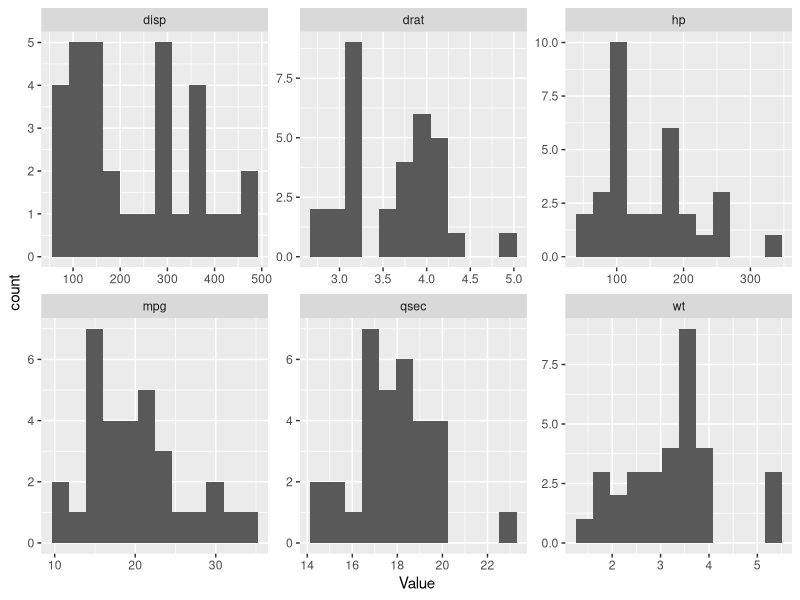
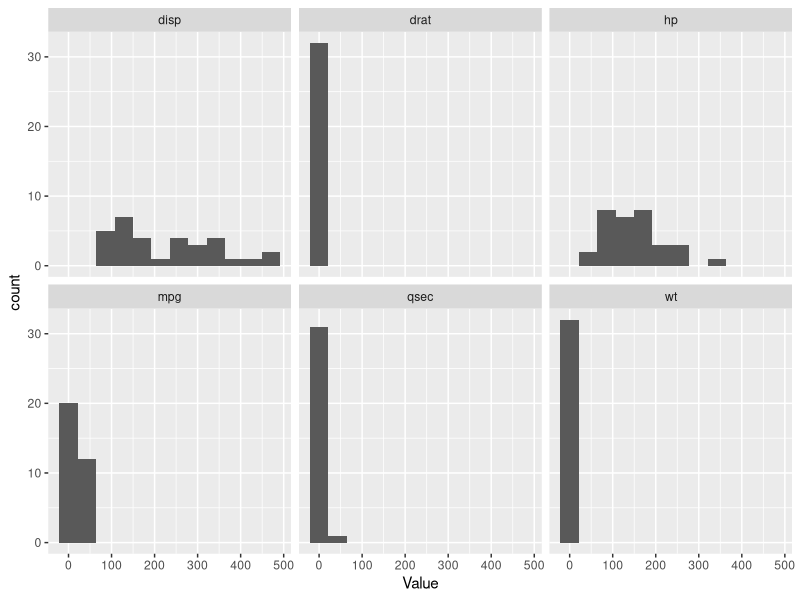

Recreate these plots in R, in order.
## ---- chunk 1
# set global knitr options
knitr::opts_chunk$set(
  echo = TRUE,
  warning = FALSE,
  message = FALSE,
  cache = FALSE)

# load in libraries
library(tidyverse)

# set seed
set.seed(1)
## ---- chunk 2
# without using piping
head(iris)

# produces same result but with piping
iris %>% head()
## ---- chunk 3

# without piping
iris_by_species <- group_by(iris, Species)
summarise(iris_by_species, n = n())

# produces same result but with piping
iris %>%
  group_by(Species) %>%
  summarise(n = n())

## ---- chunk 4
log_petal_length <- log(iris$Sepal.Length)
min(log_petal_length)

# rewrite with pipe operator
iris %>%
  pull(Sepal.Length) %>%
  log() %>%
  min()
## ---- chunk 5
# using filter() without piping
head(filter(iris, Species == "versicolor"))

# same thing but using piping instead
iris %>% 
  filter(Species == "versicolor") %>% 
  head()

# check dimension of data frame
iris %>% 
  filter(Species == "versicolor") %>% 
  dim()
## ---- chunk 6
# save all rows that are veriscolor of setosa 
iris %>% 
  filter(Species %in% c("versicolor", "setosa")) %>% 
  head()

# check dimension of data frame
iris %>% 
  filter(Species %in% c("versicolor", "setosa")) %>% 
  dim()
## ---- chunk 7
iris %>%
  filter(Sepal.Length > median(Sepal.Length),
         Petal.Width > 2) %>%
  nrow()
## ---- chunk 8
iris %>% 
  filter(Species == "versicolor") %>% 
  select(Sepal.Length, Species) %>% 
  head()
## ---- chunk 9
iris %>% 
  filter(Species == "versicolor") %>% 
  select(-Sepal.Length) %>% 
  head()
## ---- chunk 10
iris %>%
  select(Sepal.Length, Sepal.Width) %>%
  rename(Length = Sepal.Length,
         Width = Sepal.Width) %>%
  head()
## ---- chunk 11
# create fake dataset (please run lines)
idx <- sample(1:100, 25)  # generate random indices
cols <- c(paste0("Length", idx), paste0("Width", idx)) %>%  # generate column ids
  sample(., size = 50, replace = F)  # reorder column ids
data <- matrix(rnorm(500), nrow = 10, ncol = 50) %>%
  as.data.frame() %>%
  setNames(cols)

# view structure of data
str(data[, 1:10])

# extract columns with "Length" in name
data %>%
  select(contains("Length")) %>%
  head()
## ---- chunk 12
iris %>%
  select_if(is.numeric) %>%
  head()
## ---- chunk 13

# using select
iris %>% 
  select(2) %>%
  head()

# using pull
iris %>%
  pull(2) %>%
  head()

# The difference is that select() always returns a data frame or tibble while pull() returns a vector. Since many functions in R require you to input arguments with a specific type, be aware of the object types that you are working with. Otherwise, R may cry and throw an obscure error.
## ---- chunk 14
# mutate without piping
iris_vc <- iris[iris$Species == "versicolor", ]
iris_vc$Sepal.Sum <- iris_vc$Sepal.Width + iris_vc$Sepal.Length
head(iris_vc)
  
# mutate with piping
iris %>% 
  filter(Species == "versicolor") %>% 
  mutate(Sepal.Sum = Sepal.Length + Sepal.Width) %>% 
  head()
## ---- chunk 15
iris %>% 
  filter(Species == "versicolor") %>% 
  mutate_at(vars(contains("Sepal")), list(~ 2 * .)) %>% 
  head()
## ---- chunk 16
# create iris_new dataset
iris_new <- iris %>%
  rownames_to_column("id") %>%
  mutate(Species = as.character(Species))

# look at structure of iris_new
str(iris_new)

# convert character columns to factors
iris_new %>%
  mutate_if(is.character, as.factor) %>%
  str()
## ---- chunk 17
iris %>% 
  group_by(Species) %>%  
  summarise(Sepal.Length.mean = mean(Sepal.Length),
            Sepal.Length.median = median(Sepal.Length))
## ---- chunk 18

iris %>%
  group_by(Species) %>%
  sample_frac(size = .5, replace = F) %>%
  summarise_all(list(Q1 = quantile), probs = 0.25)

# check to see if we did the sampling correct (and got the right number of obs)
iris %>%
  group_by(Species) %>%
  sample_frac(size = .5, replace = F) %>%
  select(Species) %>%
  table()

## ---- chunk 19
iris %>%
  arrange(Petal.Length) %>%
  head()
## ---- chunk 20
iris %>%
  arrange(desc(Petal.Length), Sepal.Width) %>%
  head()
## ---- chunk 21
iris %>%
  group_by(Species) %>%
  top_n(n = 10, wt = Sepal.Length) %>%
  ungroup() %>%
  arrange(desc(Sepal.Length))
## ---- chunk 22

lowercase_data <- data.frame(id = 1:6, lower = letters[1:6])
uppercase_data <- data.frame(id = 5:1, upper = LETTERS[5:1])
lowercase_data
uppercase_data

left_join(x = lowercase_data, y = uppercase_data, by = "id")

## ---- chunk 23

inner_join(x = lowercase_data, y = uppercase_data, by = "id")

## ---- chunk 24
# add messiness to the iris data (please run)
iris_messy <- rbind(
  iris,
  iris %>% sample_n(size = 50, replace = T)  # add duplicates
) %>%
  slice(sample(1:n()))  # randomly shuffle rows
iris_messy[sample(1:nrow(iris_messy), size = nrow(iris_messy) / 4), 
           "Species"] <- NA  # randomly add NAs to Species column
# sum(is.na(iris_messy))
# summary(iris_messy)

# delete duplicates and NAs
iris_clean <- iris_messy %>%
  drop_na() %>%  # can also use stats::na.omit() here
  distinct()

# look at cleaned data
head(iris_clean)
str(iris_clean)
sum(is.na(iris_clean))  # count number of NAs; no NAs
nrow(unique(iris_clean)) == nrow(iris_clean)  # check if all rows in iris_clean are unique; yes
## ---- chunk 25
# wide to long
iris_long <- iris %>% 
  rownames_to_column("id") %>%
  gather(key = "Variable", value = "Value", -Species, -id)

# top 
head(iris_long)

# bottoms
tail(iris_long)

# overall structure
str(iris_long)
## ---- chunk 26
# long to wide
iris_wide <- iris_long %>% 
  spread(key = "Variable", value = "Value")

# top 
head(iris_wide)

# bottoms
tail(iris_wide)

# overall structure
str(iris_wide)
## ---- chunk 27

str(mtcars)

mtcars_long <- mtcars %>%
  select(-cyl, -vs, -am, -gear, -carb) %>%
  rownames_to_column("id") %>%
  gather(key = "Variable", value = "Value", -id) %>%
  mutate_if(is.character, as.factor)
str(mtcars_long)
head(mtcars_long)
tail(mtcars_long)

## ---- chunk 28

ggplot(mtcars_long) +
  aes(x = Value) +
  facet_wrap(~Variable, scales = "free") +
  geom_histogram(bins = 12)

# compare without scales = "free"
ggplot(mtcars_long) +
  aes(x = Value) +
  facet_wrap(~Variable) +
  geom_histogram(bins = 12)

